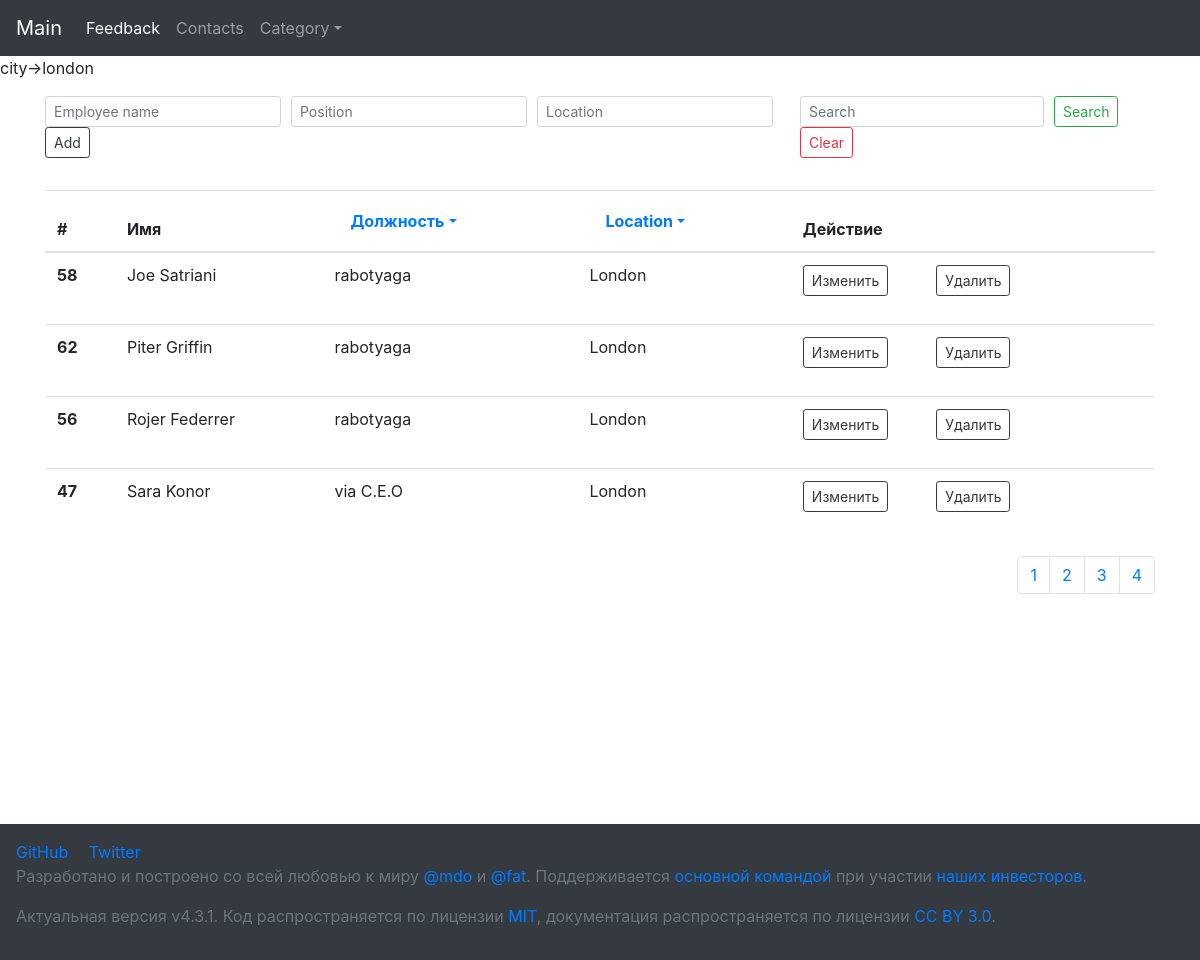
Page /templates/request.php/?city=london on the committed database.
### tables this page shows
CREATE TABLE `planets` (
  `id` tinyint(1) UNSIGNED NOT NULL,
  `name` varchar(50) NOT NULL,
  `position` varchar(50) NOT NULL,
  `location` varchar(50) NOT NULL
);

### templates/request.php (the view, shortened to what this page needs)
<?php require "../config_db.php" ?>
<?php require "header.php" ?>
<?php
$keyword = $_GET['search'];
$city = $_GET['city'];
$position = $_GET['position'];
foreach($_GET as $key=>$value){
    echo $key ."->". $value ;
}
$html     = NULL;
$limit    = 5;
$start    = isset($_GET['start'])   ? intval($_GET['start'])   : 0;
if ($city) {
    $stmt = $pdo->prepare("SELECT * FROM planets WHERE  location = ?  ORDER BY name");
    $stmt->bindParam(1, $city, PDO::PARAM_STR, 12);
    $stmt->execute();
    $array = $stmt->fetchAll(PDO::FETCH_ASSOC);
} else if ($position) {
    $stmt = $pdo->prepare("SELECT * FROM planets WHERE  position = ?  ORDER BY name");
    $stmt->bindParam(1, $position, PDO::PARAM_STR, 12);
    $stmt->execute();
    $array = $stmt->fetchAll(PDO::FETCH_ASSOC);
} else if ($keyword) {
    $stmt = $pdo->prepare("SELECT * FROM planets WHERE  name LIKE LOWER('%" . $keyword . "%')
                       OR position LIKE LOWER('%" . $keyword  . "%') OR location LIKE LOWER('%" . $keyword  . "%') ORDER BY name");
    $stmt->execute();
    $array = $stmt->fetchAll(PDO::FETCH_ASSOC);
} else {
    $sth = $pdo->prepare("SELECT * FROM `planets` LIMIT $start,$limit ");
    $sth->execute();
    $array = $sth->fetchAll(PDO::FETCH_ASSOC);
    $allItems = $sth->fetch(PDO::FETCH_OBJ)->count;
    var_dump($sth);
}
?>
<div class="container my-3">
    <div class="row">
        <div class="col-8">
            <form action="add.php" method="POST">
                <div class="align-items-center form-row">
                    <div class="col-auto">
                        <input id="name" name="name" type="text" class="form-control form-control-sm" placeholder="Employee name">
                    </div>
                    <div class="col-auto">
                        <input id="position" name="position" type="text" class="form-control form-control-sm" placeholder="Position">
                    </div>
                    <div class="col-auto">
                        <input id="location" name="location" type="text" class="form-control form-control-sm" placeholder="Location">
                    </div>
                    <div class="col-auto">
                        <button name="submit" type="submit" class="btn btn-outline-dark btn-sm">Add</button>
                    </div>
                </div>
            </form>
        </div>
        <div class="col-4">
            <form action="request.php" class="align-items-center form-row">
                <div class="align-items-center form-row">
                    <div class="col-auto">
                        <input class="form-control mr-sm-2 form-control-sm" type="text" maxlength="15" id="search" name="search" required placeholder="Search" value="<?php if (isset($_GET['search'])) echo $_GET['search']; ?>">
                    </div>
                    <div class="col-auto">
                        <button class="btn btn-outline-success btn-sm my-2 my-sm-0" type="submit">Search</button>
                    </div>
                    <div class="col-auto">
                        <button class="btn btn-outline-danger btn-sm my-2 my-sm-0" type="reset" onclick="location.href = '/templates/request.php'">Clear</button>
                    </div>
                </div>
            </form>
        </div>
    </div>
    <table class="my-table table table-hover table-gray my-3">
        <thead>
            <tr>
                <th scope="col">#</th>
                <th scope="col">Имя</th>
                <th scope="col">
                    <a class="nav-link dropdown-toggle" data-toggle="dropdown" href="#" role="button" aria-haspopup="true" aria-expanded="false">Должность</a>
                </th>
                <th scope="col">
                    <a class="nav-link dropdown-toggle" data-toggle="dropdown" href="#" role="button" aria-haspopup="true" aria-expanded="false">Location</a>
                </th>
                <th scope="col">Действие</th>
            </tr>
        </thead>
        <tbody>
            <?php foreach ($array as $row) { ?>
                <tr>
                    <th scope="row"> <?php echo $row['id'] . "\n"; ?> </th>
                    <td> <?php echo $row['name'] . "\n"; ?> </td>
                    <td> <?php echo $row['position'] . "\n", "<br>"; ?> </td>
                    <td> <?php echo $row['location'] . "\n", "<br>"; ?> </td>
                    <td>
                        <div class="form-small">
                            <form action="update.php" method="GET">
                                <button name="submit" type="submit" class="mr-5 btn btn-outline-dark btn-sm">Изменить</button></a>
                            </form>
                            <form action="delete.php?id=<?php echo $row['id'] ?>" method="POST">
                                <button name="submit" type="submit" class="btn btn-outline-dark btn-sm">Удалить</button></a>
                            </form>
                        </div>
                    </td>
                </tr>
            <?php } ?>
        </tbody>
    </table>
    <?php
    $sth = $pdo->prepare("SELECT COUNT(*) as count FROM planets");
    $sth->execute();
    $allItems = $sth->fetch(PDO::FETCH_OBJ)->count;
    $pageCount = ceil( $allItems / $limit);
    for( $i = 0; $i < $pageCount; $i++ ) {
        $html .= '<li class="page-item"><a class="page-link" href="/templates/request.php?'  . '&start=' . ($i * $limit)  . '">' . ($i + 1)  . '</a></li>';
    }
    echo '<ul class="pagination justify-content-end">' . $html . '</ul>';
    ?>
</div>
<?php require "footer.php" ?>

### style.css (style rules this page uses)
body { padding-top: 56px; padding-bottom: 350px; }
.form-small { display: flex; }
.my-table th, td { vertical-align: center !important; }

### rows in the picture
planets: id "58", name "Joe Satriani", position "rabotyaga", location "London"
planets: id "62", name "Piter Griffin", position "rabotyaga", location "London"
planets: id "56", name "Rojer Federrer", position "rabotyaga", location "London"
planets: id "47", name "Sara Konor", position "via C.E.O", location "London"

### other values in the picture
$key "city"
$value "london"
